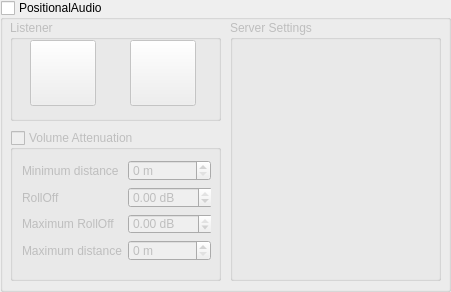
<?xml version="1.0" encoding="UTF-8"?>
<ui version="4.0">
 <class>GroupBoxPositionalAudio</class>
 <widget class="QGroupBox" name="GroupBoxPositionalAudio">
  <property name="geometry">
   <rect>
    <x>0</x>
    <y>0</y>
    <width>451</width>
    <height>292</height>
   </rect>
  </property>
  <property name="sizePolicy">
   <sizepolicy hsizetype="Fixed" vsizetype="MinimumExpanding">
    <horstretch>0</horstretch>
    <verstretch>0</verstretch>
   </sizepolicy>
  </property>
  <property name="windowTitle">
   <string>PositionalAudio</string>
  </property>
  <property name="title">
   <string>PositionalAudio</string>
  </property>
  <property name="checkable">
   <bool>true</bool>
  </property>
  <property name="checked">
   <bool>false</bool>
  </property>
  <widget class="QGroupBox" name="groupBoxVolume">
   <property name="enabled">
    <bool>true</bool>
   </property>
   <property name="geometry">
    <rect>
     <x>10</x>
     <y>130</y>
     <width>211</width>
     <height>151</height>
    </rect>
   </property>
   <property name="title">
    <string>Volume Attenuation</string>
   </property>
   <property name="checkable">
    <bool>true</bool>
   </property>
   <property name="checked">
    <bool>false</bool>
   </property>
   <widget class="QWidget" name="formLayoutWidget">
    <property name="geometry">
     <rect>
      <x>10</x>
      <y>30</y>
      <width>191</width>
      <height>101</height>
     </rect>
    </property>
    <layout class="QFormLayout" name="formLayout">
     <property name="fieldGrowthPolicy">
      <enum>QFormLayout::ExpandingFieldsGrow</enum>
     </property>
     <property name="labelAlignment">
      <set>Qt::AlignLeading|Qt::AlignLeft|Qt::AlignVCenter</set>
     </property>
     <property name="formAlignment">
      <set>Qt::AlignHCenter|Qt::AlignTop</set>
     </property>
     <item row="0" column="0">
      <widget class="QLabel" name="labelMinDistance">
       <property name="minimumSize">
        <size>
         <width>100</width>
         <height>0</height>
        </size>
       </property>
       <property name="text">
        <string>Minimum distance</string>
       </property>
      </widget>
     </item>
     <item row="3" column="0">
      <widget class="QLabel" name="labelMaxDistance">
       <property name="text">
        <string>Maximum distance</string>
       </property>
      </widget>
     </item>
     <item row="1" column="0">
      <widget class="QLabel" name="label">
       <property name="text">
        <string>RollOff</string>
       </property>
      </widget>
     </item>
     <item row="0" column="1">
      <widget class="QSpinBox" name="spinBox_MinDistance">
       <property name="minimumSize">
        <size>
         <width>83</width>
         <height>0</height>
        </size>
       </property>
       <property name="suffix">
        <string notr="true"> m</string>
       </property>
      </widget>
     </item>
     <item row="3" column="1">
      <widget class="QSpinBox" name="spinBox_MaxDistance">
       <property name="minimumSize">
        <size>
         <width>83</width>
         <height>0</height>
        </size>
       </property>
       <property name="suffix">
        <string> m</string>
       </property>
       <property name="maximum">
        <number>10000</number>
       </property>
      </widget>
     </item>
     <item row="2" column="0">
      <widget class="QLabel" name="label_RollOffMax">
       <property name="text">
        <string>Maximum RollOff</string>
       </property>
      </widget>
     </item>
     <item row="2" column="1">
      <widget class="QDoubleSpinBox" name="doubleSpinBox_RollOffMax">
       <property name="minimumSize">
        <size>
         <width>83</width>
         <height>0</height>
        </size>
       </property>
       <property name="suffix">
        <string notr="true"> dB</string>
       </property>
       <property name="minimum">
        <double>-200.000000000000000</double>
       </property>
       <property name="maximum">
        <double>0.000000000000000</double>
       </property>
      </widget>
     </item>
     <item row="1" column="1">
      <widget class="QDoubleSpinBox" name="doubleSpinBox_RollOff">
       <property name="minimumSize">
        <size>
         <width>83</width>
         <height>0</height>
        </size>
       </property>
       <property name="suffix">
        <string notr="true"> dB</string>
       </property>
       <property name="minimum">
        <double>-200.000000000000000</double>
       </property>
       <property name="maximum">
        <double>0.000000000000000</double>
       </property>
      </widget>
     </item>
    </layout>
   </widget>
  </widget>
  <widget class="QGroupBox" name="groupBoxListener">
   <property name="geometry">
    <rect>
     <x>10</x>
     <y>20</y>
     <width>211</width>
     <height>101</height>
    </rect>
   </property>
   <property name="title">
    <string>Listener</string>
   </property>
   <widget class="QPushButton" name="pushButton_Avatar">
    <property name="geometry">
     <rect>
      <x>20</x>
      <y>20</y>
      <width>66</width>
      <height>66</height>
     </rect>
    </property>
    <property name="sizePolicy">
     <sizepolicy hsizetype="Fixed" vsizetype="Fixed">
      <horstretch>0</horstretch>
      <verstretch>0</verstretch>
     </sizepolicy>
    </property>
    <property name="toolTip">
     <string>Avatar</string>
    </property>
    <property name="text">
     <string notr="true"/>
    </property>
    <property name="icon">
     <iconset resource="../../CrossTalkRes.qrc">
      <normaloff>:/positionalaudio/avatar</normaloff>:/positionalaudio/avatar</iconset>
    </property>
    <property name="iconSize">
     <size>
      <width>64</width>
      <height>64</height>
     </size>
    </property>
    <property name="checkable">
     <bool>true</bool>
    </property>
    <property name="checked">
     <bool>false</bool>
    </property>
    <property name="autoExclusive">
     <bool>true</bool>
    </property>
    <property name="autoDefault">
     <bool>false</bool>
    </property>
   </widget>
   <widget class="QPushButton" name="pushButton_Camera">
    <property name="geometry">
     <rect>
      <x>120</x>
      <y>20</y>
      <width>66</width>
      <height>66</height>
     </rect>
    </property>
    <property name="sizePolicy">
     <sizepolicy hsizetype="Fixed" vsizetype="Fixed">
      <horstretch>0</horstretch>
      <verstretch>0</verstretch>
     </sizepolicy>
    </property>
    <property name="toolTip">
     <string>Camera</string>
    </property>
    <property name="text">
     <string notr="true"/>
    </property>
    <property name="icon">
     <iconset resource="../../CrossTalkRes.qrc">
      <normaloff>:/positionalaudio/camera</normaloff>:/positionalaudio/camera</iconset>
    </property>
    <property name="iconSize">
     <size>
      <width>64</width>
      <height>64</height>
     </size>
    </property>
    <property name="checkable">
     <bool>true</bool>
    </property>
    <property name="autoExclusive">
     <bool>true</bool>
    </property>
    <property name="autoDefault">
     <bool>false</bool>
    </property>
   </widget>
  </widget>
  <widget class="GroupBoxPositionalAudioServers" name="groupBoxServerSettings">
   <property name="geometry">
    <rect>
     <x>230</x>
     <y>20</y>
     <width>211</width>
     <height>261</height>
    </rect>
   </property>
   <property name="title">
    <string>Server Settings</string>
   </property>
  </widget>
 </widget>
 <customwidgets>
  <customwidget>
   <class>GroupBoxPositionalAudioServers</class>
   <extends>QGroupBox</extends>
   <header>groupbox_positionalaudio_servers.h</header>
   <container>1</container>
  </customwidget>
 </customwidgets>
 <resources>
  <include location="../../CrossTalkRes.qrc"/>
 </resources>
 <connections/>
</ui>
